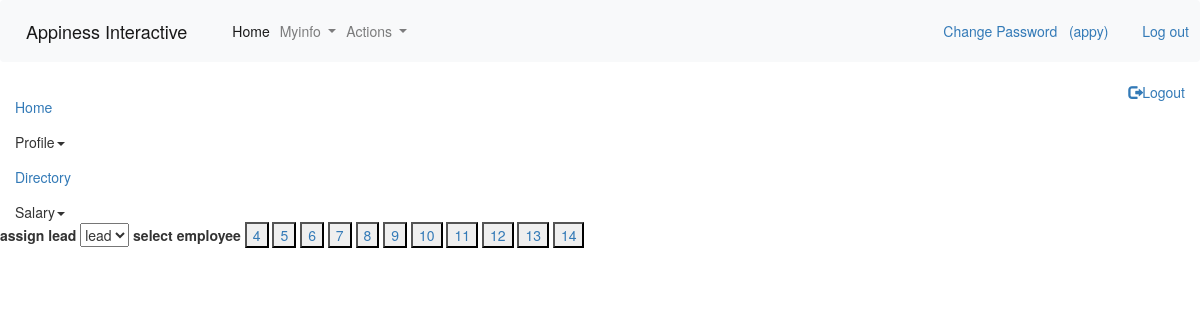
Screenshot of /employee/lead/ (signed in) with the database file from the repository.
### employee/models.py (models this page shows, shortened)
class Employee(models.Model):
    full_name = models.CharField(max_length=40)
    date_of_birth = models.DateField(validators=[past])
    email = models.EmailField(max_length=70, unique=True)
    employee_id = models.CharField(max_length=20, unique=True)
    mobile = models.CharField(max_length=10, validators=[RegexValidator(regex="^[0-9]{10}$", message='Length has to be ten digits and only numbers are allowed', code='nomatch')])
    role = models.CharField(max_length=32, choices=role_type, default='dev')
    reporting_lead = models.CharField(max_length=20)
    password = models.CharField(max_length=40)
    date_of_joining = models.DateField()
    confirmation_date = models.DateField(null=True, blank=True)
    emp_status = models.CharField(max_length=20, choices=emp_type, default='pp')
    blood_group = models.CharField(max_length=30, choices=blood_group_type,null=True, blank=True)
    marital_status = models.CharField(max_length=20,null=True, blank=True, choices=marital)
    pan_card = models.CharField(max_length=10, null=True, blank=True, validators=[RegexValidator(regex='^.{10}$', message='Length has to be 10', code='nomatch')])
    active_flag = models.BooleanField(('active'), default=True)
    created_on = models.DateTimeField(auto_now_add=True)
    modified_on = models.DateTimeField(auto_now=True)
    def __str__(self):
        return self.full_name

### employee/views.py (the view)
def assign_lead(request):
    user = request.session['obj']
    role = Employee.objects.filter(active_flag=True, employee_id=user, role='hr')
    obj = Employee.objects.filter(active_flag=True, role='dev')
    lead = Employee.objects.filter(active_flag=True, role='lead')
    if role:
        print(role)
    form = Assignleadform()
    return render(request, 'assign_lead.html', {'obj': obj, 'lead': lead, 'form': form})

### employee/forms.py
class Assignleadform(forms.ModelForm):
    class Meta:
        model = Employee
        fields = ['full_name', 'reporting_lead']

### templates/assign_lead.html
{% extends "base.html" %}
{% block content %}
<b>assign lead</b>
    <select>
        {% for data in lead %}
        <option>{{data}}</option>
        {% endfor %}
    </select>
 <b>select employee</b>
    {% for data in obj %}
    <a href="{% url 'assign-lead' pk=data.id %}" ><button type="button">{{data.id}}</button></a>
    {% endfor %}
{% endblock %}

### templates/navbar.html (shortened to what this page needs)
<nav class="navbar navbar-expand-lg navbar-light bg-light">
  <a class="navbar-brand" href="#">Appiness Interactive</a>
  <div class="collapse navbar-collapse" id="navbarNavDropdown">
    <ul class="navbar-nav">
      <li class="nav-item active">
        <a class="nav-link" href="{% url 'home' %}">Home <span class="sr-only">(current)</span></a>
      </li>
      <li class="nav-item dropdown">
        <a class="nav-link dropdown-toggle" href="#" id="navbarDropdownMenuLink1" role="button" data-toggle="dropdown" aria-haspopup="true" aria-expanded="false">
          Myinfo
        </a>
      </li>
      <li class="nav-item dropdown">
        <a class="nav-link dropdown-toggle" href="#" id="navbarDropdownMenuLink" role="button" data-toggle="dropdown" aria-haspopup="true" aria-expanded="false">
          Actions
        </a>
      </li>
    </ul>
  </div>
     <div class="topnav-right">
          <a href="{% url 'change_password' %}">Change Password</a>&nbsp;&nbsp;
      <a href="#" style="padding-right: 30px">({{ user }})</a>
      <a href="{% url 'logout' %}">Log out</a>
    </div>
</nav>
      <div class="collapse navbar-collapse" id="navbarsExampleDefault">
        <ul class="navbar-nav mr-auto">
          <li class="nav-item active">
            <a class="nav-link" href="/employee/home/">Home <span class="sr-only">(current)</span></a>
          </li>
      <li class="dropdown"><a data-toggle="dropdown">Profile<span class="caret"></span></a>
      </li>
<li class="nav-item">
            <a class="nav-link" href="/employee/search/">Directory</a>
          </li>
        <li class="dropdown"><a data-toggle="dropdown">Salary<span class="caret"></span></a>
      </li>
        </ul>
        <div style="position: relative;">
        <div style="position: absolute; top: 0; right: 0;">
<a href="/employee/logout/"><span class="glyphicon glyphicon-log-out"></span>Logout</a>
</div>
</div>
      </div>

### templates/base.html (style rules this page uses)
body { margin: 0; font-family: Arial, Helvetica, sans-serif; }
.topnav-right { float: right; }

### rows the page displays
Employee: id "4"
Employee: id "5"
Employee: id "6"
Employee: id "7"
Employee: id "8"
Employee: id "9"
Employee: id "10"
Employee: id "11"
Employee: id "12"
Employee: id "13"
Employee: id "14"

### other values shown
{{ user }} "appy"
form field value "lead"
